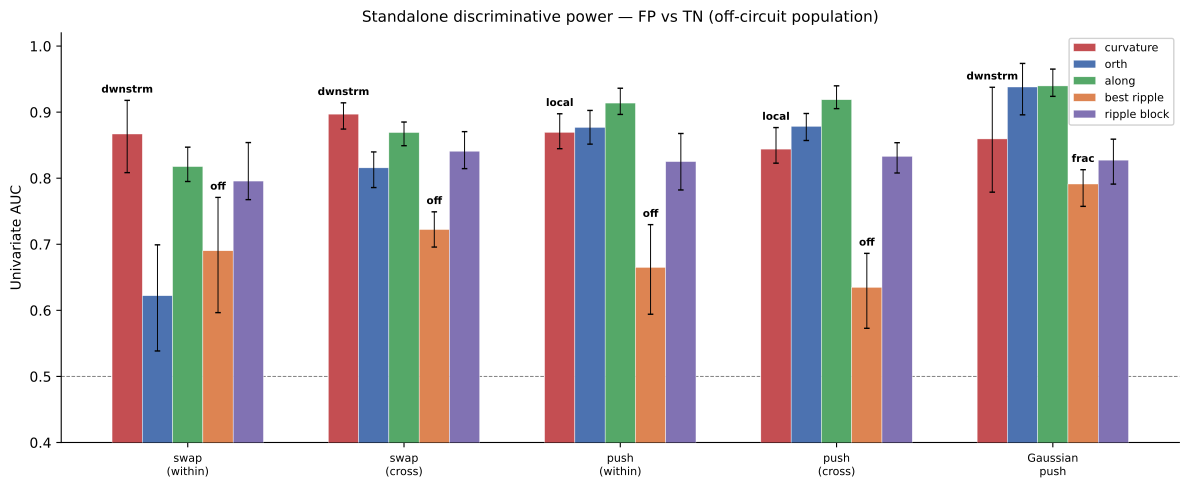

Generate this figure with Python:
"""Standalone discriminative power — FP vs TN (moderate |NIE| band).

Bars: local curvature, orth, along, best individual ripple (labeled), ripple block.
Ripple_frac only shown if it's the best individual.

Usage:
    python figures/fig_standalone_auc_fptn.py [--csv PATH]
"""
import argparse, warnings
import numpy as np
import pandas as pd
from sklearn.linear_model import LogisticRegression
from sklearn.metrics import roc_auc_score
import matplotlib
matplotlib.use("Agg")
import matplotlib.pyplot as plt

warnings.filterwarnings("ignore")

RIPPLE_FEATS = ["ripple_in_orth", "ripple_off_orth", "ripple_frac", "ripple_xint_in_orth"]
CURV_MAP = {
    "STR_swap_within": "gap_frac",
    "STR_swap_cross":  "gap_frac",
    "STR_push_within": "local_gap_frac",
    "STR_push_cross":  "local_gap_frac",
    "Gaussian_push":   "gap_frac",
}
CURV_LABELS = {"gap_frac": "dwnstrm curv", "local_gap_frac": "local curv"}

RIPPLE_SHORT = {
    "ripple_in_orth": "in", "ripple_off_orth": "off",
    "ripple_frac": "frac", "ripple_xint_in_orth": "xint",
}

BUCKETS = [
    ("STR_swap_within",  "swap\n(within)"),
    ("STR_swap_cross",   "swap\n(cross)"),
    ("STR_push_within",  "push\n(within)"),
    ("STR_push_cross",   "push\n(cross)"),
    ("Gaussian_push",    "Gaussian\npush"),
]


def _strat_bucket(row):
    push = str(row["push_site"]) if pd.notna(row.get("push_site")) else ""
    strategy = str(row["strategy"]) if pd.notna(row.get("strategy")) else ""
    base, target = row.get("base_task"), row.get("target_task")
    within = pd.notna(target) and base == target
    if push == "input": return f"STR_swap_{'within' if within else 'cross'}"
    if push == "self": return f"{strategy}_self"
    if strategy == "STR": return f"STR_push_{'within' if within else 'cross'}"
    return f"{strategy}_push"


def build_fptn_population(df, bucket):
    sub = df[df["bucket"] == bucket].copy()
    ic = sub[sub["in_base_circuit"] == True]
    oc = sub[sub["in_base_circuit"] == False].copy()
    thr = ic.groupby("combo")["abs_NIE"].median().to_dict()
    def is_fp(row):
        t = thr.get(row["combo"])
        return t is not None and pd.notna(row["abs_NIE"]) and row["abs_NIE"] >= t
    oc["label"] = oc.apply(is_fp, axis=1).astype(float)
    return oc


def zscore(df, feats):
    out = df.copy()
    for f in feats:
        out[f"z_{f}"] = out.groupby("combo")[f].transform(
            lambda s: (s - s.mean()) / (s.std() + 1e-12))
    return out


def fit_auc_boot(clean, feats, B=300):
    z = [f"z_{f}" for f in feats]
    sub = clean.dropna(subset=z + ["label"]).copy()
    X = sub[z].values.astype(float)
    y = sub["label"].values
    mask = np.all(np.isfinite(X), axis=1)
    X, y = X[mask], y[mask]
    combos = sub["combo"].values[mask]
    if len(np.unique(y)) < 2 or len(y) < 20:
        return None, None, None
    lr = LogisticRegression(max_iter=2000, C=10.0)
    lr.fit(X, y)
    auc = roc_auc_score(y, lr.predict_proba(X)[:, 1])
    uc = np.unique(combos)
    rng = np.random.RandomState(0)
    boots = []
    for _ in range(B):
        idx = np.concatenate([np.where(combos == c)[0] for c in rng.choice(uc, len(uc), replace=True)])
        yb = y[idx]
        if len(np.unique(yb)) < 2: continue
        try:
            lrb = LogisticRegression(max_iter=2000, C=10.0)
            lrb.fit(X[idx], yb)
            boots.append(roc_auc_score(yb, lrb.predict_proba(X[idx])[:, 1]))
        except: continue
    return auc, np.percentile(boots, 2.5) if boots else auc, np.percentile(boots, 97.5) if boots else auc


def main():
    ap = argparse.ArgumentParser()
    ap.add_argument("--csv", default="interaction_analysis_ripplefull/rows.csv")
    ap.add_argument("--out", default="figures/fig_standalone_auc_fptn.pdf")
    ap.add_argument("--txt", default="figures/fig_standalone_auc_fptn.txt")
    args = ap.parse_args()

    df = pd.read_csv(args.csv)
    df["bucket"] = df.apply(_strat_bucket, axis=1)

    x = np.arange(len(BUCKETS))
    txt_lines = []

    # Dynamic bar count: curv, orth, along, best_ripple, ripple_block = 5
    bar_colors = {
        "curvature":  "#C44E52",
        "orth":       "#4C72B0",
        "along":      "#55A868",
        "best ripple":"#DD8452",
        "ripple block":"#8172B3",
    }
    bar_names = list(bar_colors.keys())
    n_bars = len(bar_names)
    bar_w = 0.14

    fig, ax = plt.subplots(figsize=(12, 5))

    for bi, (bkey, blabel) in enumerate(BUCKETS):
        is_cross = "cross" in bkey
        curv_feat = CURV_MAP[bkey]
        pool = build_fptn_population(df, bkey)
        all_feats = ["orth_base", "along_nonbase_max", curv_feat] + RIPPLE_FEATS
        if is_cross:
            all_feats.append("along_target")
        clean = zscore(pool, all_feats)

        # Find best individual ripple
        best_rip_auc, best_rip_feat = -1, RIPPLE_FEATS[0]
        for rf in RIPPLE_FEATS:
            a, _, _ = fit_auc_boot(clean, [rf])
            if a is not None and a > best_rip_auc:
                best_rip_auc, best_rip_feat = a, rf

        results = []
        # 1. curvature (per-strategy)
        a, lo, hi = fit_auc_boot(clean, [curv_feat])
        curv_note = "local" if curv_feat == "local_gap_frac" else "dwnstrm"
        results.append((a, lo, hi, curv_note))
        # 2. orth
        a, lo, hi = fit_auc_boot(clean, ["orth_base"])
        results.append((a, lo, hi, ""))
        # 3. along
        along_f = ["along_nonbase_max"] + (["along_target"] if is_cross else [])
        a, lo, hi = fit_auc_boot(clean, along_f)
        results.append((a, lo, hi, ""))
        # 4. best ripple individual
        a, lo, hi = fit_auc_boot(clean, [best_rip_feat])
        results.append((a, lo, hi, RIPPLE_SHORT[best_rip_feat]))
        # 5. ripple block
        a, lo, hi = fit_auc_boot(clean, RIPPLE_FEATS)
        results.append((a, lo, hi, ""))

        for mi, (auc, lo, hi, note) in enumerate(results):
            if auc is None: continue
            offset = (mi - n_bars / 2 + 0.5) * bar_w
            color = list(bar_colors.values())[mi]
            label = bar_names[mi] if bi == 0 else None
            ax.bar(x[bi] + offset, auc, bar_w,
                   yerr=[[auc - lo], [hi - auc]],
                   color=color, label=label,
                   capsize=2, error_kw={"linewidth": 0.7},
                   edgecolor="white", linewidth=0.3, zorder=3)
            if note:
                ax.text(x[bi] + offset, hi + 0.008, note,
                        ha="center", va="bottom", fontsize=7.5,
                        fontweight="bold", color="black")

            txt_lines.append(f"{blabel.replace(chr(10),' '):>18s}  {bar_names[mi]:>14s}  "
                             f"{auc:.3f}  [{lo:.3f}, {hi:.3f}]  {note}")

    ax.axhline(0.5, color="grey", ls="--", lw=0.7, zorder=1)
    ax.set_xticks(x)
    ax.set_xticklabels([lbl for _, lbl in BUCKETS], fontsize=8)
    ax.set_ylabel("Univariate AUC", fontsize=10)
    ax.set_ylim(0.40, 1.02)
    ax.set_title("Standalone discriminative power — FP vs TN (off-circuit population)",
                 fontsize=11, pad=8)
    ax.legend(fontsize=8, loc="upper right", framealpha=0.9)
    ax.spines["top"].set_visible(False)
    ax.spines["right"].set_visible(False)

    fig.tight_layout()
    fig.savefig(args.out, dpi=200, bbox_inches="tight")
    print(f"Saved {args.out}")
    with open(args.txt, "w") as f:
        f.write("\n".join(txt_lines) + "\n")
    print(f"Saved {args.txt}")


if __name__ == "__main__":
    main()
